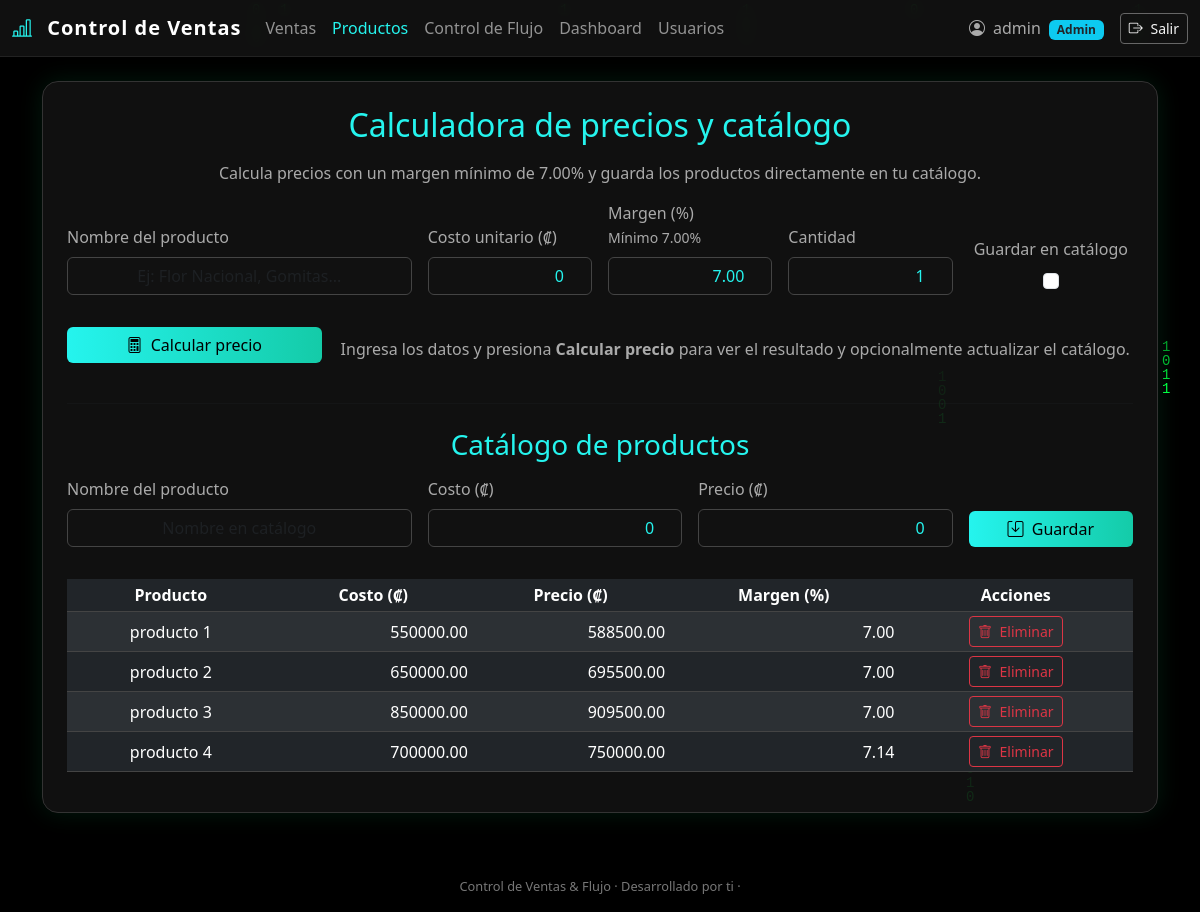
The page /productos (signed in) on the database as committed earlier.
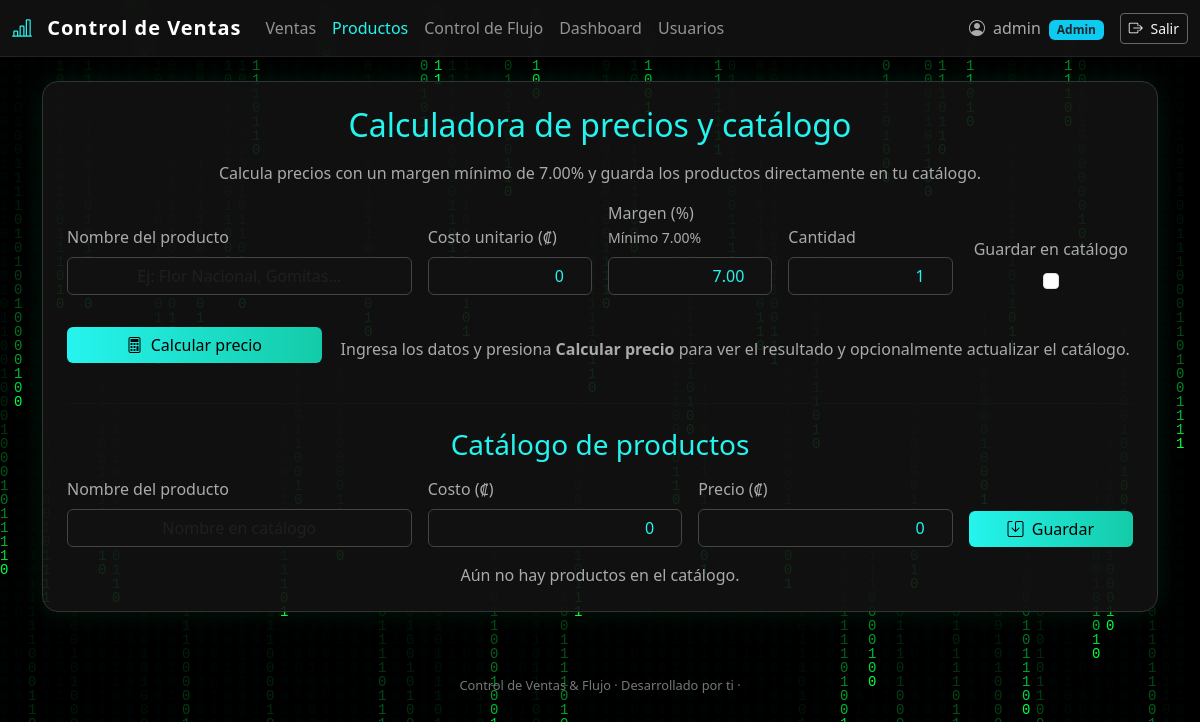
The same page on the database as committed later.
### app.py (models this page shows)
class Product(db.Model):
    id = db.Column(db.Integer, primary_key=True)
    name = db.Column(db.String(120), unique=True, nullable=False)
    cost = db.Column(db.Float, default=0.0)
    price = db.Column(db.Float, default=0.0)
    margin_percent = db.Column(db.Float, default=0.0)

### app.py (the view, shortened to what this page needs)
@app.route("/productos", methods=["GET", "POST"])
def productos():
    if not session.get("user_id"):
        return redirect(url_for("login"))
    error = None
    success = None
    product_name_input = ""
    cost_input = ""
    margin_input = f"{MIN_MARGIN_PERCENT:.2f}"
    quantity_input = "1"
    price_result = None
    profit_unit = None
    profit_total = None
    margin_used = None
    products = Product.query.order_by(Product.name).all()
    return render_template(
        "productos.html",
        products=products,
        error=error,
        success=success,
        min_margin=MIN_MARGIN_PERCENT,
        product_name_input=product_name_input,
        cost_input=cost_input,
        margin_input=margin_input,
        quantity_input=quantity_input,
        price_result=price_result,
        profit_unit=profit_unit,
        profit_total=profit_total,
        margin_used=margin_used,
    )

### templates/productos.html (shortened to what the changed rows need)
{% extends "base.html" %}
{% block content %}
<div class="row">
    <div class="col-12">
        <div class="card p-4 mb-4">
            <h2 class="mb-3 text-accent text-center">Calculadora de precios y catálogo</h2>
            <p class="text-secondary-custom text-center mb-3">
                Calcula precios con un margen mínimo de {{ "%.2f"|format(min_margin) }}%
                y guarda los productos directamente en tu catálogo.
            </p>
            <form method="post" action="{{ url_for('productos') }}" class="mb-4">
                <div class="row g-3 align-items-end">
                </div>
                <div class="row g-3 align-items-center mt-3">
                </div>
            </form>
            <hr class="mb-4">
            <h3 class="mb-3 text-accent text-center">Catálogo de productos</h3>
            <form method="post" action="{{ url_for('productos') }}" class="mb-3">
                <div class="row g-3 align-items-end">
                </div>
            </form>
            {% if products and products|length > 0 %}
                <div class="table-responsive mt-3">
                    <table class="table table-dark table-striped table-sm align-middle">
                        <thead>
                            <tr class="text-center">
                                <th>Producto</th>
                                <th>Costo (₡)</th>
                                <th>Precio (₡)</th>
                                <th>Margen (%)</th>
                                <th>Acciones</th>
                            </tr>
                        </thead>
                        <tbody>
                            {% for p in products %}
                                <tr>
                                    <td class="text-center">{{ p.name }}</td>
                                    <td class="text-end">{{ "%.2f"|format(p.cost) }}</td>
                                    <td class="text-end">{{ "%.2f"|format(p.price) }}</td>
                                    <td class="text-end">
                                        {{ "%.2f"|format(p.margin_percent or 0) }}
                                    </td>
                                    <td class="text-center">
                                        {% if session.get('is_admin') %}
                                            <form
                                                method="post"
                                                action="{{ url_for('delete_product', product_id=p.id) }}"
                                                class="d-inline"
                                                onsubmit="return doubleConfirm(
                                                    '¿Seguro que deseas eliminar este producto del catálogo?',
                                                    'Esta acción es permanente. ¿Confirmas que deseas continuar?'
                                                );"
                                            >
                                                <button type="submit" class="btn btn-sm btn-outline-danger">
                                                    <i class="bi bi-trash me-1"></i> Eliminar
                                                </button>
                                            </form>
                                        {% else %}
                                            <span class="text-secondary-custom">
                                                Solo el admin puede eliminar productos.
                                            </span>
                                        {% endif %}
                                    </td>
                                </tr>
                            {% endfor %}
                        </tbody>
                    </table>
                </div>
            {% else %}
                <p class="text-secondary-custom text-center mb-0">
                    Aún no hay productos en el catálogo.
                </p>
            {% endif %}
        </div>
    </div>
</div>
{% endblock %}

Rows that differ between the two databases and show on the page:
removed Product: name "producto 1", cost "550000.00", price "588500.00", margin_percent "7.00"
removed Product: name "producto 2", cost "650000.00", price "695500.00", margin_percent "7.00"
removed Product: name "producto 3", cost "850000.00", price "909500.00", margin_percent "7.00"
removed Product: name "producto 4", cost "700000.00", price "750000.00", margin_percent "7.14"
Other text that changed with them:
text no longer shown: "Producto Costo (₡) Precio (₡) Margen (%) Acciones"
text now shown: "Aún no hay productos en el catálogo."
